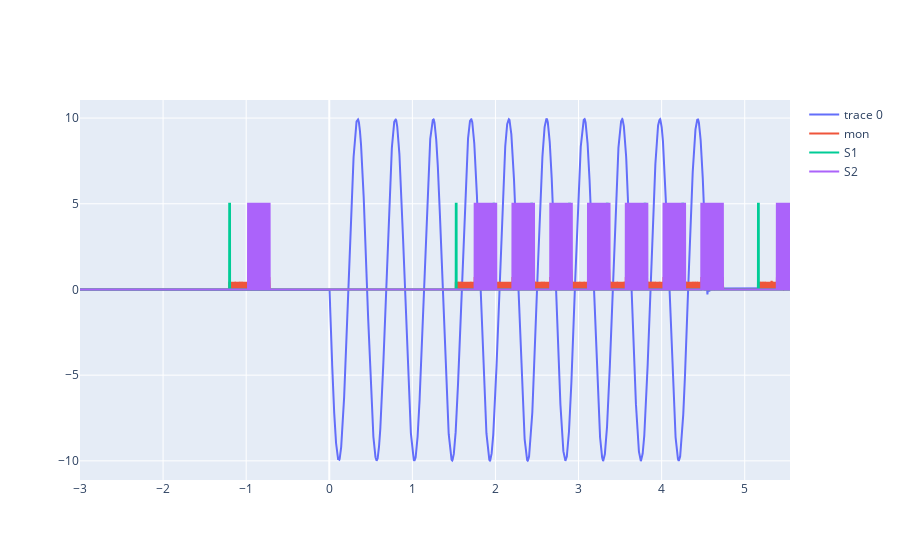

The code cell stored with this chart in its notebook:
### Code cell
fig = make_subplots()
fig.add_trace(go.Scatter(x = t, y = bender.angledata, mode="lines"))
fig.add_trace(go.Scatter(x = t, y = aidata[6,:], mode="lines", name="mon"))
fig.add_trace(
    go.Scatter(x = t, y = S1actcmd, mode="lines", name="S1"),
    row=1, col=1)
fig.add_trace(
    go.Scatter(x = t, y = S2actcmd, mode="lines", name="S2"),
    row=1, col=1)

### Figure 1 — Plotly figure (JSON) as saved in the notebook; plotly's stock layout.template omitted (floating-point values rounded to 4 significant figures; data arrays with more than 128 entries replaced by an {"elided": "..."} marker saying what was removed)
{"data": [{"mode": "lines", "type": "scatter", "x": {"elided": "8546 float values"}, "y": {"elided": "8546 float values"}}, {"mode": "lines", "name": "mon", "type": "scatter", "x": {"elided": "8546 float values"}, "y": {"elided": "8546 float values"}}, {"mode": "lines", "name": "S1", "type": "scatter", "x": {"elided": "8546 float values"}, "xaxis": "x", "y": {"elided": "8546 int values"}, "yaxis": "y"}, {"mode": "lines", "name": "S2", "type": "scatter", "x": {"elided": "8546 float values"}, "xaxis": "x", "y": {"elided": "8546 int values"}, "yaxis": "y"}], "layout": {"xaxis": {"anchor": "y", "domain": [0, 1]}, "yaxis": {"anchor": "x", "domain": [0, 1]}}}
